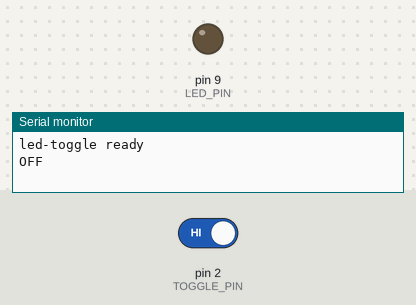
A sketch run on a simulated Arduino Uno, built with avr-gcc and run on an emulated ATmega328P. Shown: output pins drawn as LEDs (lit = HIGH), the last lines printed to the serial monitor. Inputs (shaded band) come from the test bench; at power-on: pin 2 (TOGGLE_PIN) HIGH.

Above: at 1.2 s.
1.3 s: pin 2 (TOGGLE_PIN) driven LOW
At 2.3 s:
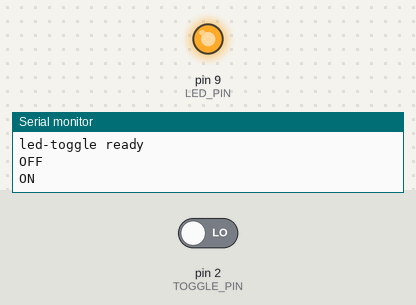
2.8 s: pin 2 (TOGGLE_PIN) driven HIGH
At 3.5 s:
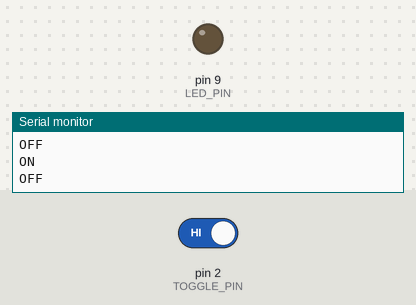
Timing chart, 0 to 5.8 s (numbered marks = the images above; inputs shaded):
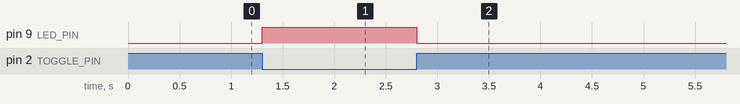

Measured:
- after the input at 1.3 s, pin 9 (LED_PIN): LOW → HIGH at once
- after the input at 2.8 s, pin 9 (LED_PIN): HIGH → LOW at once

The sketch:

led-toggle.ino
```cpp
/*
 * led-toggle — fresh start
 * Ars Electronica: light + sound
 *
 * One LED, one toggle switch. Flip the switch, the LED follows.
 *
 * WIRING (change the pin numbers below if yours differ)
 *   LED    pin 9  ->  resistor (220R) -> LED long leg
 *                     LED short leg   -> GND
 *   TOGGLE pin 2  ->  one leg of the switch
 *                     other leg       -> GND
 *
 * The switch needs no resistor: INPUT_PULLUP uses the one inside
 * the Arduino. That means the pin reads HIGH when open and LOW
 * when the switch is closed — hence the == LOW test below.
 */

const int LED_PIN    = 9;
const int TOGGLE_PIN = 2;

void setup() {
  pinMode(LED_PIN, OUTPUT);
  pinMode(TOGGLE_PIN, INPUT_PULLUP);

  Serial.begin(9600);
  Serial.println("led-toggle ready");
}

void loop() {
  bool switchClosed = (digitalRead(TOGGLE_PIN) == LOW);

  digitalWrite(LED_PIN, switchClosed ? HIGH : LOW);

  // Watch this in Tools > Serial Monitor to confirm the switch is read.
  static bool last = !switchClosed;
  if (switchClosed != last) {
    Serial.println(switchClosed ? "ON" : "OFF");
    last = switchClosed;
  }

  delay(20);  // crude debounce
}
```
